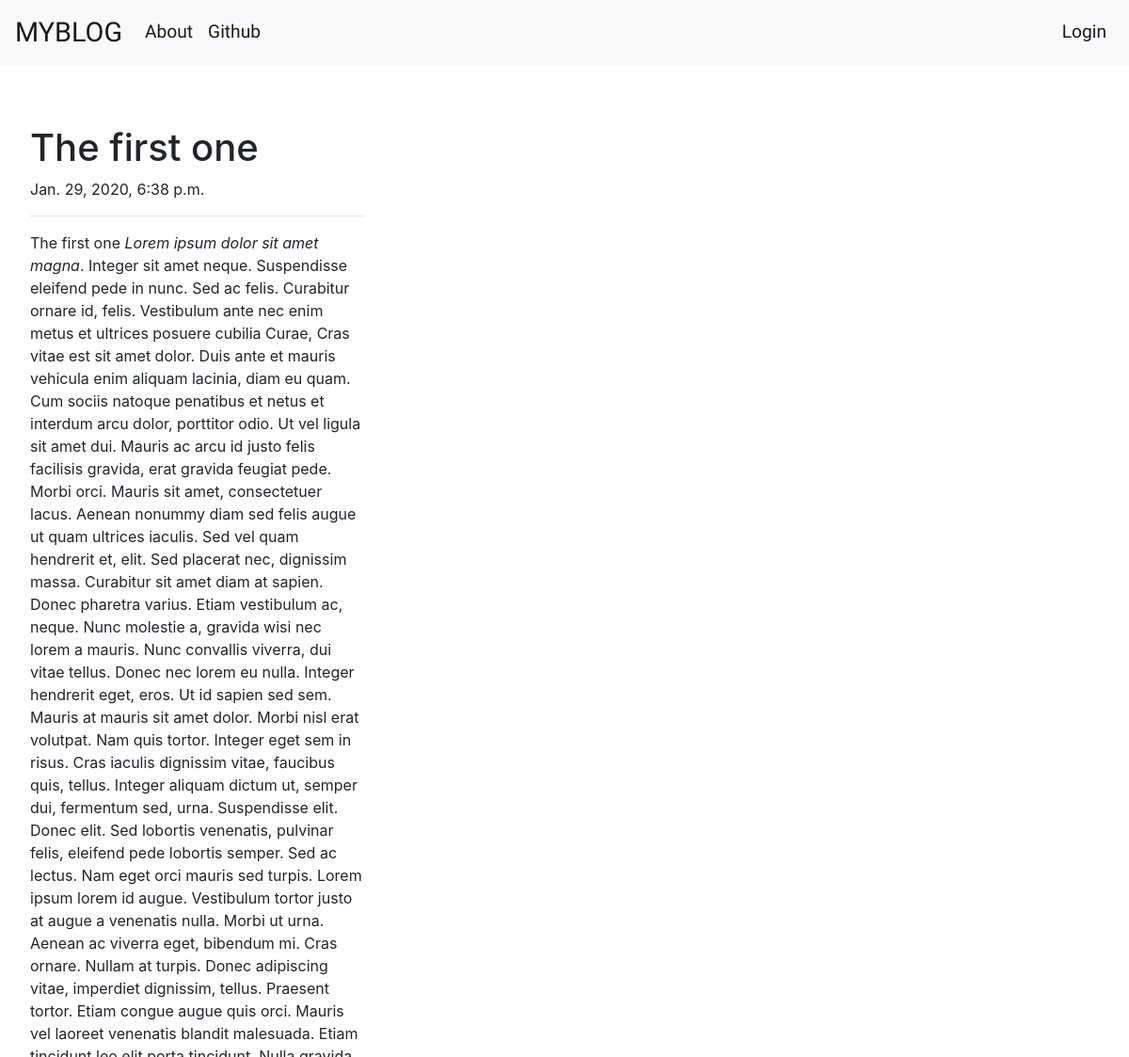
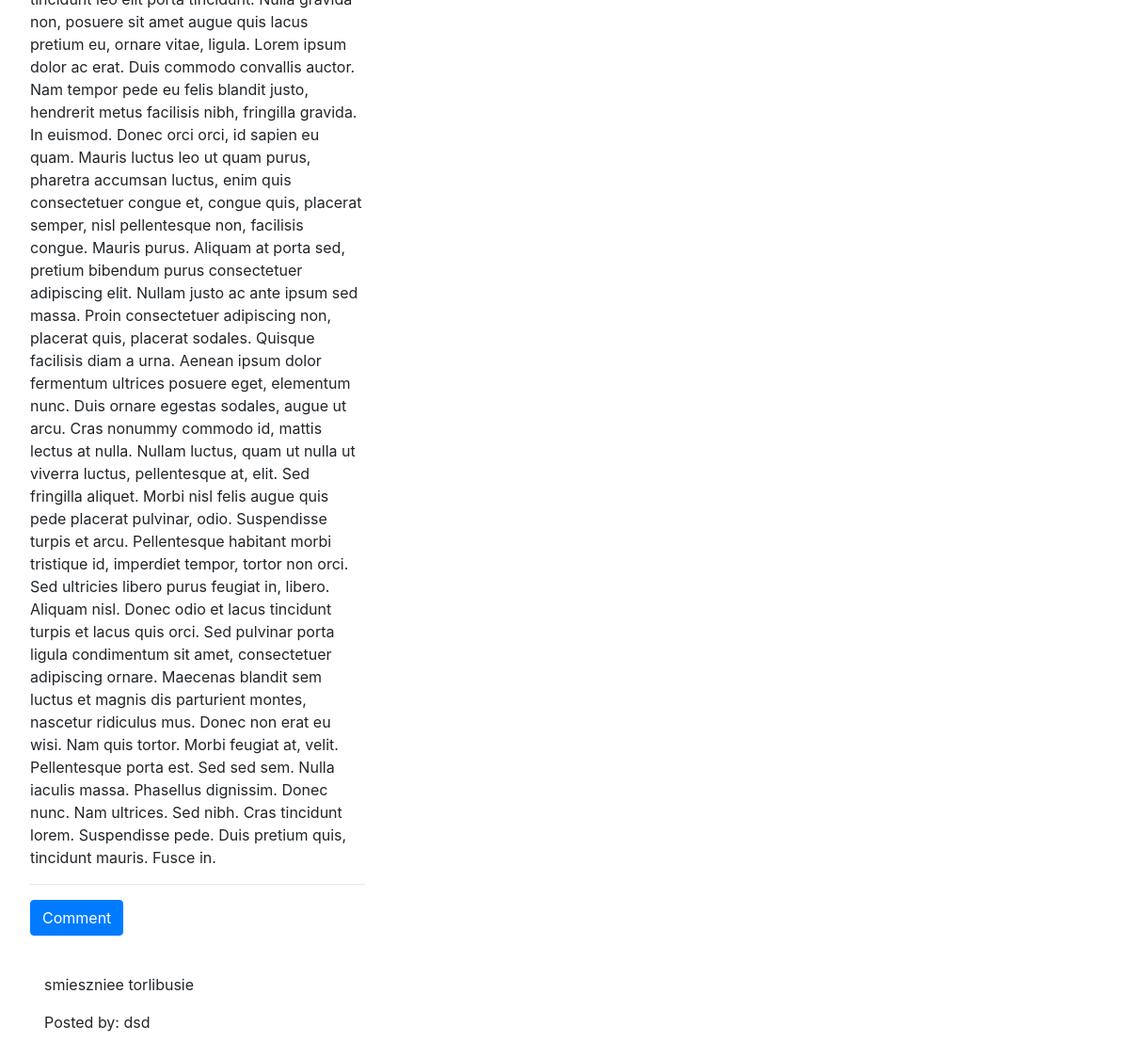
The app's page /post/1/ with its own data (2 pictures, top to bottom).
### myblog/models.py (models this page shows, shortened)
class Post(models.Model):
    author = models.ForeignKey('auth.User', on_delete= models.CASCADE)
    title = models.CharField(max_length=400)
    text = models.TextField(max_length=100000)
    create_date = models.DateTimeField(default=timezone.now)
    published_date = models.DateTimeField(blank=True, null=True)

class Comment(models.Model):
    post = models.ForeignKey('myblog.Post', related_name='comments', on_delete=models.CASCADE)
    author = models.CharField(max_length=200)
    text = models.TextField(max_length=10000)
    create_date = models.DateTimeField(default=timezone.now())
    approved_comment = models.BooleanField(default=False)

### myblog/views.py (the view)
# urls.py: path('post/<int:pk>/', views.PostDetailView.as_view(), name='post_detail'),
class PostDetailView(DetailView):
    model = Post

### myblog/templates/myblog/post_detail.html (shortened to what this page needs)
<!DOCTYPE html>
{% extends 'myblog/base.html' %}
{% block content %}
    <h1 class="post-title">{{ post.title }}</h1>
    {% if post.published_date %}
        <div class="date postdate">
            {{ post.published_date }}
        </div>
    {% else %}
        <a class="btn btn-primary" href="{% url "post_publish" pk=post.pk %}">Publish</a>
    {% endif %}
    <hr>
    <p class="post-content">
        {{ post.title|safe|linebreaksbr }}
        {{ post.text|safe|linebreaksbr }}
    </p>
    <hr>
    <a class="btn btn-primary btn-comment" href="{% url "add_comment_to_post" pk=post.pk %}">Comment</a>
    <div class="container">
        {%  for comment in post.comments.all %}
            <br>
            {% if user.is_authenticated or comment.approved_comment %}
                <p>{{ comment.text|safe|linebreaks }}</p>
                <p>Posted by: {{ comment.author }}</p>
            {% endif %}
            {% empty %}
                <p>No comments</p>
        {% endfor %}
    </div>
{% endblock %}

### myblog/static/css/myblog.css (style rules this page uses)
:root { --first-font: 'Ubuntu', sans-serif; --second-font: 'Baloo Da', cursive; }

### records on screen
Post: title "The first one", published_date "Jan. 29, 2020, 6:38 p.m.", text "Lorem ipsum dolor sit amet magna . Integer sit amet neque. Suspendisse eleifend pede in nunc. Sed ac felis. Curabitur ornare id, felis. Vestibulum ante nec enim metus et ultrices posuere cubilia Curae, Cras vitae est sit amet dolor. Duis ante et mauris vehicula enim aliquam lacinia, diam eu quam. Cum sociis natoque penatibus et netus et interdum arcu dolor, porttitor odio. Ut vel ligula sit amet dui. Mauris ac arcu id justo felis facilisis gravida, erat gravida feugiat pede. Morbi orci. Mauris sit amet, consectetuer lacus. Aenean nonummy diam sed felis augue ut quam ultrices iaculis. Sed vel quam hendrerit et, elit. Sed placerat nec, dignissim massa. Curabitur sit amet diam at sapien. Donec…"
Comment: text "smieszniee torlibusie", author "dsd"
